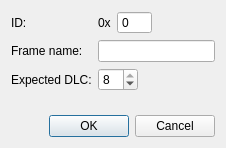
<?xml version="1.0" encoding="UTF-8"?>
<ui version="4.0">
 <class>FrameDialog</class>
 <widget class="QDialog" name="FrameDialog">
  <property name="geometry">
   <rect>
    <x>0</x>
    <y>0</y>
    <width>226</width>
    <height>148</height>
   </rect>
  </property>
  <property name="windowTitle">
   <string>Dialog</string>
  </property>
  <layout class="QVBoxLayout" name="verticalLayout">
   <item>
    <layout class="QGridLayout" name="gridLayout">
     <item row="0" column="3">
      <spacer name="horizontalSpacer">
       <property name="orientation">
        <enum>Qt::Horizontal</enum>
       </property>
       <property name="sizeHint" stdset="0">
        <size>
         <width>78</width>
         <height>20</height>
        </size>
       </property>
      </spacer>
     </item>
     <item row="1" column="0">
      <widget class="QLabel" name="frameName_label">
       <property name="text">
        <string>Frame name:</string>
       </property>
       <property name="buddy">
        <cstring>moduleName_lineEdit</cstring>
       </property>
      </widget>
     </item>
     <item row="2" column="2" colspan="2">
      <spacer name="horizontalSpacer_2">
       <property name="orientation">
        <enum>Qt::Horizontal</enum>
       </property>
       <property name="sizeHint" stdset="0">
        <size>
         <width>88</width>
         <height>20</height>
        </size>
       </property>
      </spacer>
     </item>
     <item row="0" column="0">
      <widget class="QLabel" name="id_label">
       <property name="text">
        <string>ID:</string>
       </property>
       <property name="buddy">
        <cstring>id_SpinBox</cstring>
       </property>
      </widget>
     </item>
     <item row="2" column="0">
      <widget class="QLabel" name="label">
       <property name="text">
        <string>Expected DLC:</string>
       </property>
       <property name="buddy">
        <cstring>dlc_SpinBox</cstring>
       </property>
      </widget>
     </item>
     <item row="2" column="1">
      <widget class="QSpinBox" name="dlc_SpinBox">
       <property name="minimumSize">
        <size>
         <width>40</width>
         <height>0</height>
        </size>
       </property>
       <property name="frame">
        <bool>true</bool>
       </property>
       <property name="buttonSymbols">
        <enum>QAbstractSpinBox::UpDownArrows</enum>
       </property>
       <property name="specialValueText">
        <string/>
       </property>
       <property name="showGroupSeparator" stdset="0">
        <bool>false</bool>
       </property>
       <property name="prefix">
        <string notr="true" comment="0x" extracomment="0x"/>
       </property>
       <property name="maximum">
        <number>8</number>
       </property>
       <property name="value">
        <number>8</number>
       </property>
       <property name="displayIntegerBase">
        <number>16</number>
       </property>
      </widget>
     </item>
     <item row="0" column="1" colspan="2">
      <layout class="QHBoxLayout" name="horizontalLayout">
       <item>
        <widget class="QLabel" name="x_label">
         <property name="text">
          <string>0x</string>
         </property>
        </widget>
       </item>
       <item>
        <widget class="QSpinBox" name="id_SpinBox">
         <property name="minimumSize">
          <size>
           <width>35</width>
           <height>0</height>
          </size>
         </property>
         <property name="autoFillBackground">
          <bool>true</bool>
         </property>
         <property name="frame">
          <bool>true</bool>
         </property>
         <property name="buttonSymbols">
          <enum>QAbstractSpinBox::NoButtons</enum>
         </property>
         <property name="specialValueText">
          <string/>
         </property>
         <property name="showGroupSeparator" stdset="0">
          <bool>false</bool>
         </property>
         <property name="prefix">
          <string notr="true" comment="0x" extracomment="0x"/>
         </property>
         <property name="maximum">
          <number>2048</number>
         </property>
         <property name="displayIntegerBase">
          <number>16</number>
         </property>
        </widget>
       </item>
      </layout>
     </item>
     <item row="1" column="1" colspan="3">
      <widget class="QLineEdit" name="moduleName_lineEdit">
       <property name="maxLength">
        <number>20</number>
       </property>
      </widget>
     </item>
    </layout>
   </item>
   <item>
    <spacer name="verticalSpacer">
     <property name="orientation">
      <enum>Qt::Vertical</enum>
     </property>
     <property name="sizeHint" stdset="0">
      <size>
       <width>20</width>
       <height>16</height>
      </size>
     </property>
    </spacer>
   </item>
   <item>
    <widget class="QDialogButtonBox" name="buttonBox">
     <property name="orientation">
      <enum>Qt::Horizontal</enum>
     </property>
     <property name="standardButtons">
      <set>QDialogButtonBox::Cancel|QDialogButtonBox::Ok</set>
     </property>
     <property name="centerButtons">
      <bool>false</bool>
     </property>
    </widget>
   </item>
  </layout>
 </widget>
 <tabstops>
  <tabstop>id_SpinBox</tabstop>
  <tabstop>moduleName_lineEdit</tabstop>
  <tabstop>dlc_SpinBox</tabstop>
 </tabstops>
 <resources/>
 <connections>
  <connection>
   <sender>buttonBox</sender>
   <signal>rejected()</signal>
   <receiver>FrameDialog</receiver>
   <slot>reject()</slot>
   <hints>
    <hint type="sourcelabel">
     <x>216</x>
     <y>138</y>
    </hint>
    <hint type="destinationlabel">
     <x>225</x>
     <y>147</y>
    </hint>
   </hints>
  </connection>
  <connection>
   <sender>buttonBox</sender>
   <signal>accepted()</signal>
   <receiver>FrameDialog</receiver>
   <slot>accept()</slot>
   <hints>
    <hint type="sourcelabel">
     <x>121</x>
     <y>138</y>
    </hint>
    <hint type="destinationlabel">
     <x>112</x>
     <y>49</y>
    </hint>
   </hints>
  </connection>
 </connections>
</ui>
